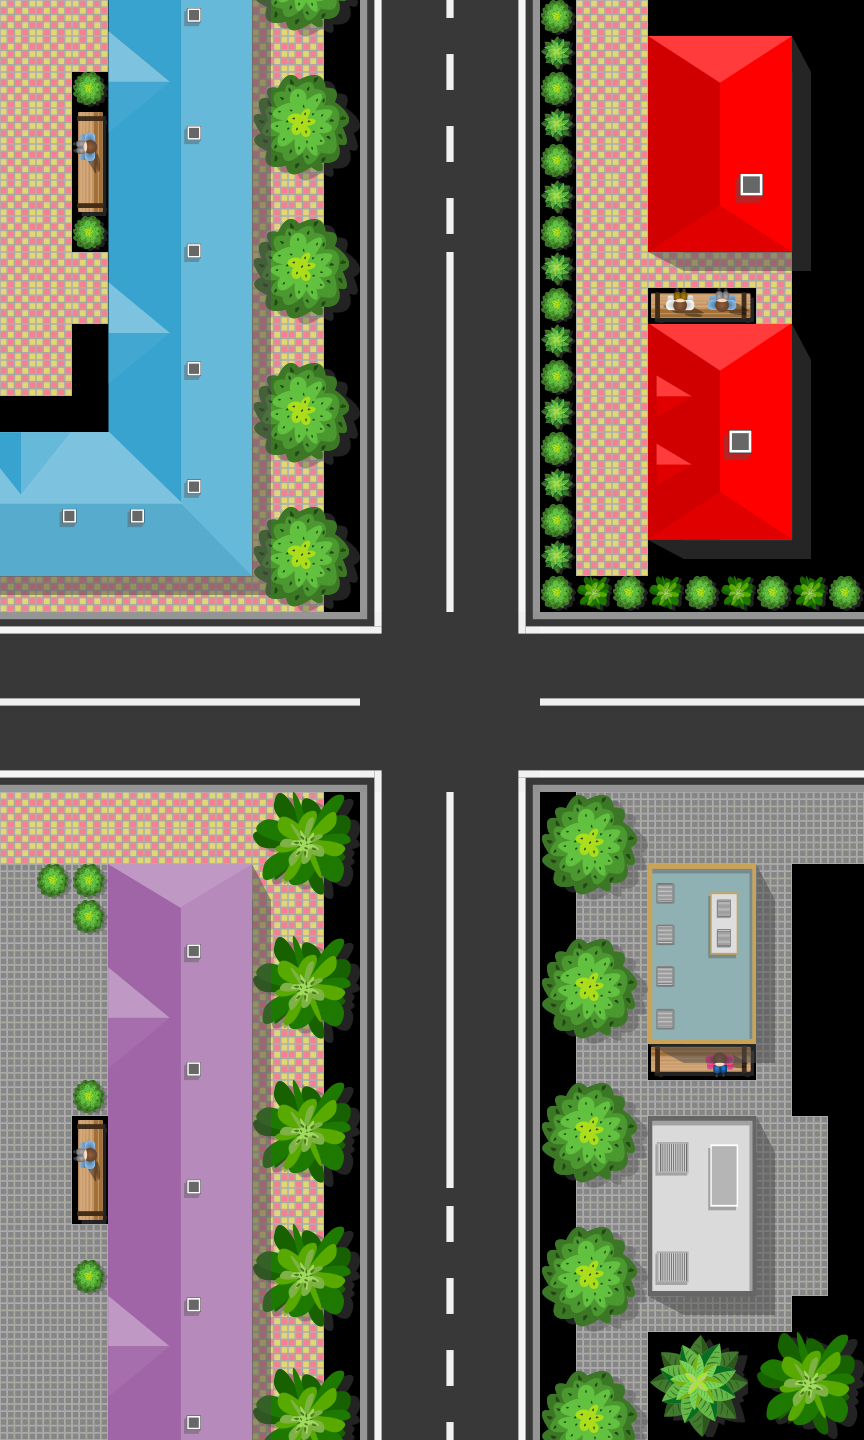

This game map was drawn from its Tiled (.tmx) file and the tilesets committed beside it. A one-line description and the trimmed map source follow:
An orthogonal 24x40 tile map with 36x36 px tiles, 3 tile layers (Road Map, Tile Layer 2, Tile Layer 3) and 17 objects (2x 1, 2x 2, 2x 3, 2x 4, 2x 5, ...).

<map version="1.2" tiledversion="1.2.3" orientation="orthogonal" renderorder="right-down" width="24" height="40" tilewidth="36" tileheight="36" infinite="0" nextlayerid="8" nextobjectid="71">
 <tileset firstgid="1" name="new_tile_map" tilewidth="36" tileheight="36" tilecount="784" columns="28">
  <image source="../map_tileset/new_tile_map.png" width="1024" height="1024" />
 </tileset>
 <layer id="1" name="Road Map" width="24" height="40">
  <data>[960 cells, 602 non-empty, 19 distinct tile ids]</data>
 </layer>
 <layer id="6" name="Tile Layer 2" width="24" height="40">
  <data>[960 cells, 274 non-empty, 113 distinct tile ids]</data>
 </layer>
 <layer id="7" name="Tile Layer 3" width="24" height="40">
  <data>[960 cells, 180 non-empty, 143 distinct tile ids]</data>
 </layer>
 <objectgroup id="2" name="Follow Path 2" visible="0">
  <object id="2" name="1" x="559" y="873">
   <ellipse />
  </object>
  <object id="3" name="2" x="559" y="795">
   <ellipse />
  </object>
  <object id="4" name="3" x="564" y="763">
   <ellipse />
  </object>
  <object id="5" name="4" x="584" y="743">
   <ellipse />
  </object>
  <object id="53" name="5" x="636" y="737">
   <ellipse />
  </object>
  <object id="54" name="6" x="851" y="739">
   <ellipse />
  </object>
  <object id="55" name="7" x="949" y="737">
   <ellipse />
  </object>
  <object id="69" name="8" x="1073" y="846">
   <ellipse />
  </object>
 </objectgroup>
 <objectgroup id="3" name="Follow Path 1" visible="0">
  <object id="8" name="1" x="174" y="739">
   <ellipse />
  </object>
  <object id="9" name="2" x="290" y="740">
   <ellipse />
  </object>
  <object id="33" name="3" x="853" y="739">
   <ellipse />
  </object>
  <object id="59" name="4" x="978" y="737">
   <ellipse />
  </object>
  <object id="60" name="5" x="1043" y="604">
   <ellipse />
  </object>
 </objectgroup>
 <objectgroup id="4" name="road_signs" visible="0">
  <object id="39" name="sign_1_1" x="539.246" y="838.191">
   <ellipse />
  </object>
  <object id="66" name="sign_1_2" x="539.84" y="889.214">
   <ellipse />
  </object>
  <object id="67" name="sign_2_1" x="281.754" y="852.023">
   <ellipse />
  </object>
  <object id="68" name="sign_2_2" x="226.53" y="845.261">
   <ellipse />
  </object>
 </objectgroup>
</map>
